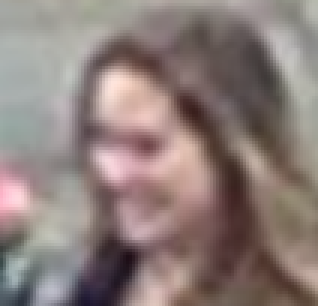
#> input picture PFSR/test/0.png, 106 x 102 px (shown 3 times larger); its folder holds 3 pictures in this run
$ python img-crop-grid.py
#> lines starting #> are read from the running program, lines starting #| are printed output that depends on the picture

from PIL import Image
import glob, os

# Setting the points for cropped image

for infile in sorted(glob.glob('*.png')):
    file, ext = os.path.splitext(infile)

    im = Image.open(infile)
#> im is the input picture: PIL image 106x102 RGBA; mean R, G, B, A 140.9, 125.8, 122.1, 255

    width, height = im.size
#> width = 106; height = 102

    img_num = 0
    dim_x = 0
    dim_y = 0
    i = 0

    #column crop
    while i <= 8:
        left = dim_x
        top = dim_y
        right = left + 130
        bottom = top + 130

        #move down a row
        if i == 8 :
            dim_y += 130
            dim_x = 0
            i = 0
            continue

        print (i)
        im1 = im.crop((left, top, right, bottom))
        im1.save('%d'%img_num + "crop.JPG", "JPEG")

        dim_x += 130
        i += 1
        img_num += 1


        if dim_y >= 2732 :
            break
#> this loop made 199 passes
#> pass 1, `im1 = im.crop((left, top, right, bottom))`:
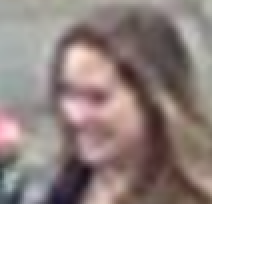
#> im1: PIL image 130x130 RGBA (shown 2 times larger); mean R, G, B, A 90.2, 80.5, 78.1, 163.1; transparent parts drawn white
#> after the loop, dim_x = 130; dim_y = 2860; i = 1; img_num = 177
#> pass 2 of the loop `for infile in sorted(glob.glob('*.png')):`:
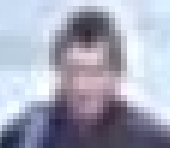
#> input picture PFSR/test/1.png, 170 x 148 px
#> im is the input picture: PIL image 170x148 RGBA; mean R, G, B, A 165.1, 167.7, 185, 255
#> the loop `while i <= 8:` made 199 passes
#> pass 1, `im1 = im.crop((left, top, right, bottom))`:
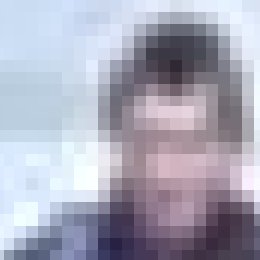
#> im1: PIL image 130x130 RGBA (shown 2 times larger); mean R, G, B, A 168.5, 168.7, 184.9, 255
#> pass 2, `im1 = im.crop((left, top, right, bottom))`:
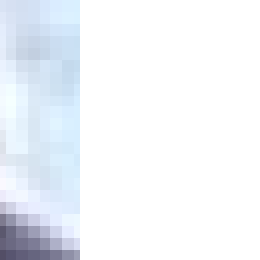
#> im1: PIL image 130x130 RGBA (shown 2 times larger); mean R, G, B, A 64, 67.7, 72.6, 78.5; transparent parts drawn white
#> after the loop `while i <= 8:`: dim_x = 130; dim_y = 2860; i = 1; img_num = 177
#> pass 3 of the loop `for infile in sorted(glob.glob('*.png')):`:
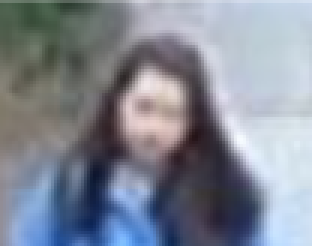
#> input picture PFSR/test/2.png, 104 x 82 px (shown 3 times larger)
#> im is the input picture: PIL image 104x82 RGBA; mean R, G, B, A 129.5, 135.8, 148.4, 255
#> the loop `while i <= 8:` made 199 passes
#> pass 1, `im1 = im.crop((left, top, right, bottom))`:
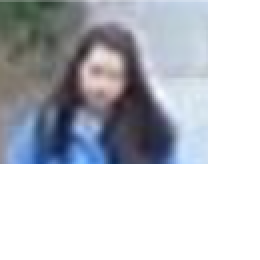
#> im1: PIL image 130x130 RGBA (shown 2 times larger); mean R, G, B, A 65.4, 68.5, 74.9, 128.7; transparent parts drawn white
#> after the loop `while i <= 8:`: dim_x = 130; dim_y = 2860; i = 1; img_num = 177


# Shows the image in image viewer
#im1.show()
